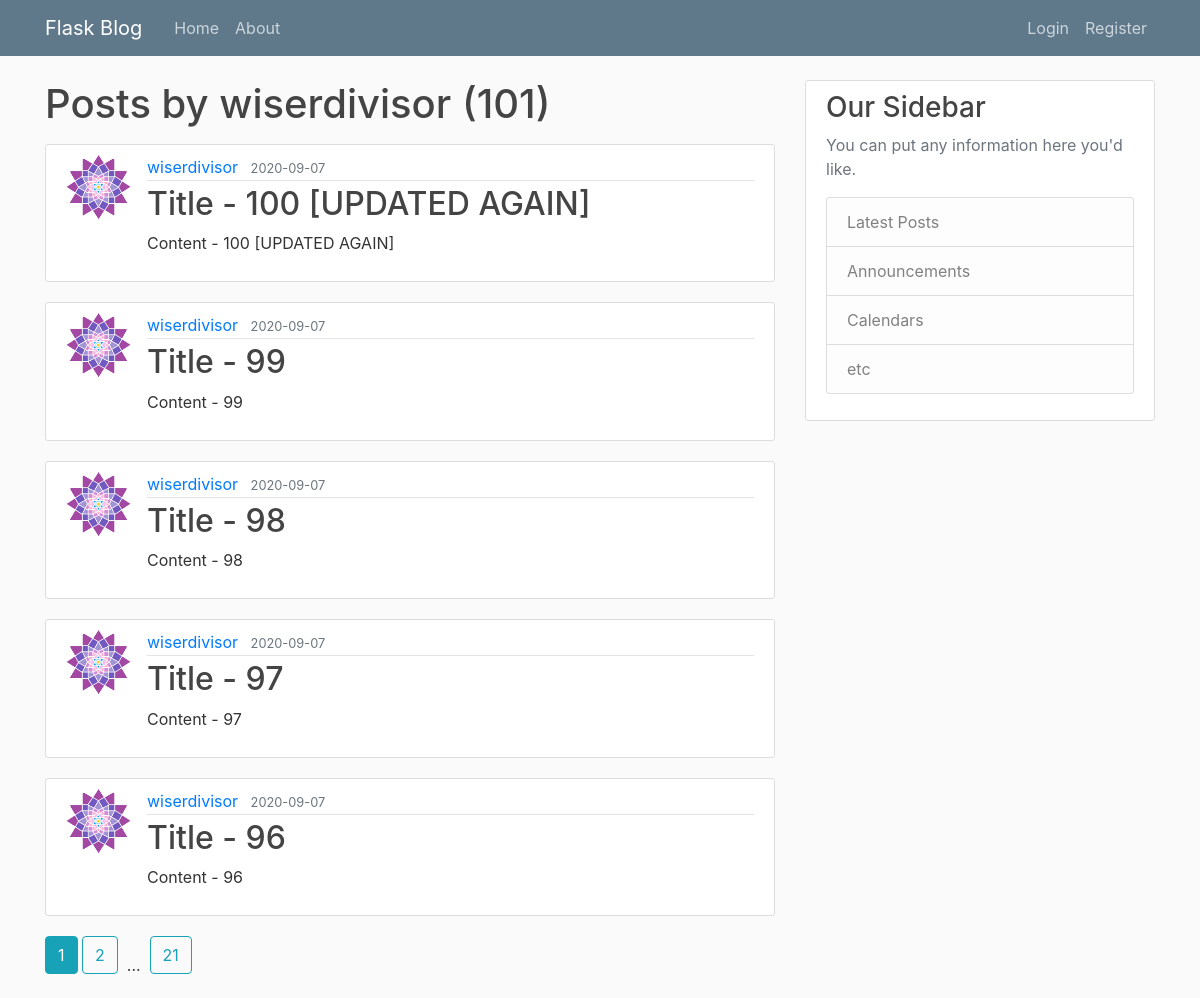
/user/wiserdivisor, run on the app's committed database.
### flaskblog/models.py (models this page shows, shortened)
class User(db.Model, UserMixin):
    id = db.Column(db.Integer, primary_key=True)
    username = db.Column(db.String(20), unique=True, nullable = False)
    email = db.Column(db.String(120), unique=True, nullable = False)
    image_file = db.Column(db.String(20), nullable=False, default = "default.jpg")
    password = db.Column(db.String(60), nullable=False)
    posts = db.relationship('Post', backref='author', lazy=True)

class Post(db.Model):
    id = db.Column(db.Integer, primary_key=True)
    title = db.Column(db.String(100), nullable=False)
    date_posted = db.Column(db.DateTime, nullable=False, default=datetime.utcnow)
    content = db.Column(db.Text, nullable=False)
    user_id = db.Column(db.Integer, db.ForeignKey('user.id'), nullable=False)

### flaskblog/users/routes.py (the view)
@users.route("/user/<string:username>")
def user_post(username):
    page = request.args.get('page', 1, type=int)
    user = User.query.filter_by(username=username).first_or_404()
    posts = Post.query.filter_by(author=user)\
            .order_by(Post.date_posted.desc())\
            .paginate(per_page=5, page=page)
    return render_template("user_posts.html", posts=posts, user=user)

### flaskblog/templates/user_posts.html
{% extends "layout.html" %}
{% block content %}
  <h1 class="mb-3">Posts by {{user.username}} ({{posts.total}})</h1>
  {% for post in posts.items %}
    <article class="media content-section">
      <img class="rounded-circle article-img" src="{{ url_for('static', filename='/profile_pics/' + post.author.image_file) }}">
      <div class="media-body">
        <div class="article-metadata">
          <a class="mr-2" href="{{url_for('users.user_post', username=post.author.username)}}">{{ post.author.username }}</a>
          <small class="text-muted">{{ post.date_posted.strftime('%Y-%m-%d') }}</small>
        </div>
        <h2><a class="article-title" href="{{ url_for('posts.post', post_id=post.id) }}">{{ post.title }}</a></h2>
        <p class="article-content">{{ post.content }}</p>
      </div>
    </article>
  {% endfor %}
  {% for page_num in posts.iter_pages(left_edge=1, right_edge=1, left_current=1, right_current=2) %}
    {% if page_num %}
      {% if posts.page == page_num %}
        <a class="btn btn-info mb-4" href="{{ url_for('users.user_post', username=user.username, page=page_num) }}">{{page_num}}</a>
      {% else %}
        <a class="btn btn-outline-info mb-4" href="{{ url_for('users.user_post', username=user.username, page=page_num) }}">{{page_num}}</a>
      {% endif %}
    {% else %}
      &nbsp;...&nbsp;
    {% endif %}
  {% endfor %}
{% endblock content %}}

### flaskblog/static/main.css (style rules this page uses)
body { background: #fafafa; color: #333333; margin-top: 5rem; }
h1, h2, h3, h4, h5, h6 { color: #444444; }
.content-section { background: #ffffff; padding: 10px 20px; border: 1px solid #dddddd; border-radius: 3px; margin-bottom: 20px; }
.article-title { color: #444444; }
.article-content { white-space: pre-line; }
.article-img { height: 65px; width: 65px; margin-right: 16px; }
.article-metadata { padding-bottom: 1px; margin-bottom: 4px; border-bottom: 1px solid #e3e3e3 }

### data on the page
User: username "wiserdivisor"
Post: image_file (picture), author.username "wiserdivisor", date_posted "2020-09-07", title "Title - 100 [UPDATED AGAIN]", content "Content - 100 [UPDATED AGAIN]"
Post: image_file (picture), author.username "wiserdivisor", date_posted "2020-09-07", title "Title - 99", content "Content - 99"
Post: image_file (picture), author.username "wiserdivisor", date_posted "2020-09-07", title "Title - 98", content "Content - 98"
Post: image_file (picture), author.username "wiserdivisor", date_posted "2020-09-07", title "Title - 97", content "Content - 97"
Post: image_file (picture), author.username "wiserdivisor", date_posted "2020-09-07", title "Title - 96", content "Content - 96"

### other printed values
{{ posts.total }} "101"
{{ page_num }} "1"
{{ page_num }} "2" "21"
